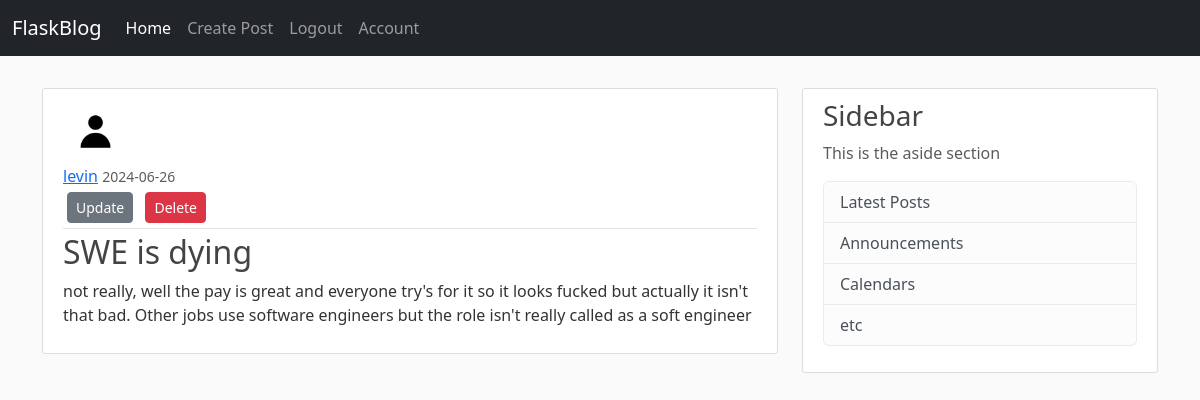
The app's page /post/8 (signed in) with its own data.
### flaskblog/models.py (models this page shows, shortened)
class User(db.Model, UserMixin):
    id = db.Column(db.Integer, primary_key=True)
    username = db.Column(db.String(30), nullable=False)
    email = db.Column(db.String(100), nullable=False, unique=True)
    image_file = db.Column(db.String(20), nullable=False, default='default.jpg')
    password = db.Column(db.String(60), nullable=False)
    posts = db.relationship('Post', backref='author', lazy=True)

class Post(db.Model):
    id = db.Column(db.Integer, primary_key=True)
    title = db.Column(db.String(100), nullable=False)
    date_posted = db.Column(db.DateTime, nullable=False, default=datetime.utcnow)
    content = db.Column(db.Text, nullable=False)
    user_id = db.Column(db.Integer, db.ForeignKey('user.id'), nullable=False)

### flaskblog/routes.py (the view)
@app.route("/post/<int:post_id>")
def post(post_id):
    post = Post.query.get_or_404(post_id)
    return render_template('single.html', post=post)

### flaskblog/models.py (called while the page is built)
@login_manager.user_loader
def load_user(user_id):
    return User.query.get(int(user_id))

### flaskblog/templates/single.html (shortened to what this page needs)
{% extends "base.html" %}
{% block content %}
    <article class="media content-section">
        <img src="{{ url_for('static', filename='images/' + current_user.image_file) }}" alt="user profile picture" class="rounded-circle article-img">
        <div class="media-body">
            <div class="article-metadata">
                <a class="mr-2" href="#">{{ post.author.username }}</a>
                <small class="text-muted">{{ post.date_posted.strftime('%Y-%m-%d') }}</small>
                {% if post.author == current_user %}
                    <div>
                        <a href="url_for('update', post_id=post.id)" class="btn btn-secondary btn-sm m-1">Update</a>
                        <button type="button" class="btn btn-danger btn-sm m-1 data-bs-target='#deleteModal'">Delete</button>
                    </div>
                {% endif %}
            </div>
            <h2 class="article-title">{{ post.title }}</h2>
            <p class="article-content">{{ post.content }}</p>
        </div>
    </article>
{% endblock %}

### flaskblog/static/main.css (style rules this page uses)
body { background: #fafafa; color: #333333; }
h1, h2, h3, h4, h5, h6 { color: #444444; }
.content-section { background: #ffffff; padding: 10px 20px; border: 1px solid #dddddd; border-radius: 3px; margin-bottom: 20px; }
.article-title { color: #444444; }
.article-content { white-space: pre-line; }
.article-img { height: 65px; width: 65px; margin-right: 16px; }
.article-metadata { padding-bottom: 1px; margin-bottom: 4px; border-bottom: 1px solid #e3e3e3 }

### records on screen
User: image_file (placeholder picture), author.username "levin"
Post: date_posted "2024-06-26", title "SWE is dying", content "not really, well the pay is great and everyone try's for it so it looks fucked but actually it isn't that bad. Other jobs use software engineers but the role isn't really called as a soft engineer"
